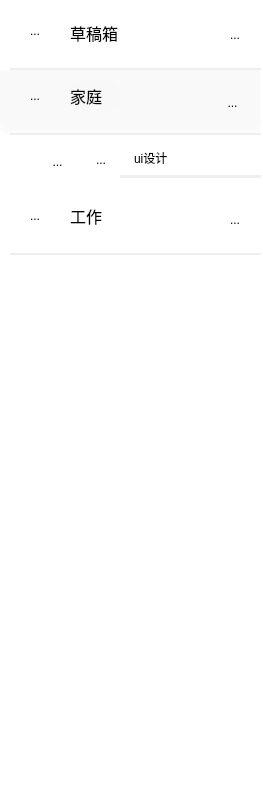
       <widget class="QWidget" name="inbox_scrollAreaWidgetContents">
        <property name="geometry">
         <rect>
          <x>0</x>
          <y>0</y>
          <width>263</width>
          <height>800</height>
         </rect>
        </property>
        <property name="styleSheet">
         <string notr="true">background-color: rgb(255, 255, 255);</string>
        </property>
        <widget class="QWidget" name="working_place_family" native="true">
         <property name="geometry">
          <rect>
           <x>0</x>
           <y>65</y>
           <width>261</width>
           <height>70</height>
          </rect>
         </property>
         <property name="styleSheet">
          <string notr="true">background-color: rgba(246, 246, 246, 125);
border-radius:10px</string>
         </property>
         <widget class="QWidget" name="working_place_family_in" native="true">
          <property name="geometry">
           <rect>
            <x>0</x>
            <y>0</y>
            <width>260</width>
            <height>65</height>
           </rect>
          </property>
          <widget class="QToolButton" name="working_place_family_icon">
           <property name="geometry">
            <rect>
             <x>20</x>
             <y>16</y>
             <width>30</width>
             <height>30</height>
            </rect>
           </property>
           <property name="styleSheet">
            <string notr="true">background-color: rgba(255, 255, 255, 0);</string>
           </property>
           <property name="text">
            <string>...</string>
           </property>
           <property name="icon">
            <iconset resource="rsc.qrc">
             <normaloff>:/icon/working_table.png</normaloff>:/icon/working_table.png</iconset>
           </property>
           <property name="iconSize">
            <size>
             <width>30</width>
             <height>30</height>
            </size>
           </property>
           <property name="autoRaise">
            <bool>true</bool>
           </property>
          </widget>
          <widget class="QLabel" name="working_place_family_text">
           <property name="geometry">
            <rect>
             <x>70</x>
             <y>16</y>
             <width>50</width>
             <height>30</height>
            </rect>
           </property>
           <property name="font">
            <font>
             <family>Microsoft YaHei</family>
             <pointsize>12</pointsize>
             <weight>50</weight>
             <italic>false</italic>
             <bold>false</bold>
            </font>
           </property>
           <property name="styleSheet">
            <string notr="true">font: 12pt &quot;Microsoft YaHei&quot;;</string>
           </property>
           <property name="text">
            <string>家庭</string>
           </property>
          </widget>
          <widget class="QToolButton" name="working_place_family_rightarrow">
           <property name="geometry">
            <rect>
             <x>220</x>
             <y>25</y>
             <width>25</width>
             <height>25</height>
            </rect>
           </property>
           <property name="styleSheet">
            <string notr="true">background-color: rgba(255, 255, 255, 0);</string>
           </property>
           <property name="text">
            <string>...</string>
           </property>
           <property name="icon">
            <iconset resource="rsc.qrc">
             <normaloff>:/icon/downArrow_grey.png</normaloff>:/icon/downArrow_grey.png</iconset>
           </property>
           <property name="iconSize">
            <size>
             <width>30</width>
             <height>30</height>
            </size>
           </property>
           <property name="autoRaise">
            <bool>true</bool>
           </property>
          </widget>
         </widget>
         <widget class="Line" name="working_place_family_line">
          <property name="geometry">
           <rect>
            <x>10</x>
            <y>68</y>
            <width>254</width>
            <height>2</height>
           </rect>
          </property>
          <property name="styleSheet">
           <string notr="true">color: rgb(237, 238, 238);
background-color: rgb(237, 238, 238);</string>
          </property>
          <property name="orientation">
           <enum>Qt::Horizontal</enum>
          </property>
         </widget>
        </widget>
        <widget class="QWidget" name="working_place_work" native="true">
         <property name="geometry">
          <rect>
           <x>0</x>
           <y>185</y>
           <width>261</width>
           <height>70</height>
          </rect>
         </property>
         <widget class="QWidget" name="working_place_work_in" native="true">
          <property name="geometry">
           <rect>
            <x>0</x>
            <y>0</y>
            <width>260</width>
            <height>65</height>
           </rect>
          </property>
          <widget class="QToolButton" name="working_place_work_icon">
           <property name="geometry">
            <rect>
             <x>20</x>
             <y>16</y>
             <width>30</width>
             <height>30</height>
            </rect>
           </property>
           <property name="styleSheet">
            <string notr="true">background-color: rgba(255, 255, 255, 0);</string>
           </property>
           <property name="text">
            <string>...</string>
           </property>
           <property name="icon">
            <iconset resource="rsc.qrc">
             <normaloff>:/icon/working_table.png</normaloff>:/icon/working_table.png</iconset>
           </property>
           <property name="iconSize">
            <size>
             <width>30</width>
             <height>30</height>
            </size>
           </property>
           <property name="autoRaise">
            <bool>true</bool>
           </property>
          </widget>
          <widget class="QLabel" name="working_place_work_text">
           <property name="geometry">
            <rect>
             <x>70</x>
             <y>16</y>
             <width>50</width>
             <height>30</height>
            </rect>
           </property>
           <property name="font">
            <font>
             <family>Microsoft YaHei</family>
             <pointsize>12</pointsize>
             <weight>50</weight>
             <italic>false</italic>
             <bold>false</bold>
            </font>
           </property>
           <property name="styleSheet">
            <string notr="true">font: 12pt &quot;Microsoft YaHei&quot;;</string>
           </property>
           <property name="text">
            <string>工作</string>
           </property>
          </widget>
          <widget class="QToolButton" name="working_place_work_rightarrow">
           <property name="geometry">
            <rect>
             <x>220</x>
             <y>20</y>
             <width>30</width>
             <height>30</height>
            </rect>
           </property>
           <property name="styleSheet">
            <string notr="true">background-color: rgba(255, 255, 255, 0);</string>
           </property>
           <property name="text">
            <string>...</string>
           </property>
           <property name="icon">
            <iconset resource="rsc.qrc">
             <normaloff>:/icon/rightArrow_grey.png</normaloff>:/icon/rightArrow_grey.png</iconset>
           </property>
           <property name="iconSize">
            <size>
             <width>30</width>
             <height>30</height>
            </size>
           </property>
           <property name="autoRaise">
            <bool>true</bool>
           </property>
          </widget>
         </widget>
         <widget class="Line" name="working_place_work_line">
          <property name="geometry">
           <rect>
            <x>10</x>
            <y>68</y>
            <width>254</width>
            <height>10</height>
           </rect>
          </property>
          <property name="styleSheet">
           <string notr="true">color: rgb(237, 238, 238);
background-color: rgb(237, 238, 238);</string>
          </property>
          <property name="orientation">
           <enum>Qt::Horizontal</enum>
          </property>
         </widget>
        </widget>
        <widget class="QWidget" name="inbox" native="true">
         <property name="geometry">
          <rect>
           <x>0</x>
           <y>0</y>
           <width>261</width>
           <height>70</height>
          </rect>
         </property>
         <widget class="QWidget" name="inbox_in" native="true">
          <property name="geometry">
           <rect>
            <x>0</x>
            <y>0</y>
            <width>260</width>
            <height>65</height>
           </rect>
          </property>
          <widget class="QToolButton" name="inbox_button">
           <property name="geometry">
            <rect>
             <x>20</x>
             <y>16</y>
             <width>30</width>
             <height>30</height>
            </rect>
           </property>
           <property name="styleSheet">
            <string notr="true">background-color: rgba(255, 255, 255, 0);</string>
           </property>
           <property name="text">
            <string>...</string>
           </property>
           <property name="icon">
            <iconset resource="rsc.qrc">
             <normaloff>:/icon/inbox_off.png</normaloff>:/icon/inbox_off.png</iconset>
           </property>
           <property name="iconSize">
            <size>
             <width>30</width>
             <height>30</height>
            </size>
           </property>
           <property name="autoRaise">
            <bool>true</bool>
           </property>
          </widget>
          <widget class="QLabel" name="inbox_text">
           <property name="geometry">
            <rect>
             <x>70</x>
             <y>16</y>
             <width>75</width>
             <height>33</height>
            </rect>
           </property>
           <property name="font">
            <font>
             <family>Microsoft YaHei</family>
             <pointsize>12</pointsize>
             <weight>50</weight>
             <italic>false</italic>
             <bold>false</bold>
            </font>
           </property>
           <property name="styleSheet">
            <string notr="true">font: 12pt &quot;Microsoft YaHei&quot;;</string>
           </property>
           <property name="text">
            <string>草稿箱</string>
           </property>
          </widget>
          <widget class="QToolButton" name="inbox_rightarrow">
           <property name="geometry">
            <rect>
             <x>220</x>
             <y>20</y>
             <width>30</width>
             <height>30</height>
            </rect>
           </property>
           <property name="styleSheet">
            <string notr="true">background-color: rgba(255, 255, 255, 0);</string>
           </property>
           <property name="text">
            <string>...</string>
           </property>
           <property name="icon">
            <iconset resource="rsc.qrc">
             <normaloff>:/icon/rightArrow_grey.png</normaloff>:/icon/rightArrow_grey.png</iconset>
           </property>
           <property name="iconSize">
            <size>
             <width>30</width>
             <height>30</height>
            </size>
           </property>
           <property name="autoRaise">
            <bool>true</bool>
           </property>
          </widget>
         </widget>
         <widget class="Line" name="inbox_line">
          <property name="geometry">
           <rect>
            <x>10</x>
            <y>68</y>
            <width>254</width>
            <height>10</height>
           </rect>
          </property>
          <property name="styleSheet">
           <string notr="true">color: rgb(237, 238, 238);
background-color: rgb(237, 238, 238);</string>
          </property>
          <property name="orientation">
           <enum>Qt::Horizontal</enum>
          </property>
         </widget>
        </widget>
        <widget class="QWidget" name="todo_bar" native="true">
         <property name="geometry">
          <rect>
           <x>40</x>
           <y>135</y>
           <width>221</width>
           <height>50</height>
          </rect>
         </property>
         <property name="styleSheet">
          <string notr="true">
border-radius:10px</string>
         </property>
         <widget class="QToolButton" name="todo_bar_pushbutton">
          <property name="geometry">
           <rect>
            <x>10</x>
            <y>17</y>
            <width>15</width>
            <height>20</height>
           </rect>
          </property>
          <property name="styleSheet">
           <string notr="true">background-color: rgba(255, 255, 255, 0);</string>
          </property>
          <property name="text">
           <string>...</string>
          </property>
          <property name="icon">
           <iconset resource="rsc.qrc">
            <normaloff>:/icon/push_off.png</normaloff>:/icon/push_off.png</iconset>
          </property>
          <property name="iconSize">
           <size>
            <width>15</width>
            <height>15</height>
           </size>
          </property>
         </widget>
         <widget class="QToolButton" name="todo_bar_pane_off">
          <property name="geometry">
           <rect>
            <x>40</x>
            <y>4</y>
            <width>42</width>
            <height>42</height>
           </rect>
          </property>
          <property name="styleSheet">
           <string notr="true">background-color: rgba(255, 255, 255, 0);</string>
          </property>
          <property name="text">
           <string>...</string>
          </property>
          <property name="icon">
           <iconset resource="rsc.qrc">
            <normaloff>:/icon/pane_off.png</normaloff>:/icon/pane_off.png</iconset>
          </property>
          <property name="iconSize">
           <size>
            <width>42</width>
            <height>42</height>
           </size>
          </property>
          <property name="autoRaise">
           <bool>true</bool>
          </property>
         </widget>
         <widget class="QPlainTextEdit" name="todo_bar_plainTextEdit">
          <property name="geometry">
           <rect>
            <x>90</x>
            <y>10</y>
            <width>510</width>
            <height>30</height>
           </rect>
          </property>
          <property name="styleSheet">
           <string notr="true">background-color: rgba(255, 255, 255, 0);
font: 12pt &quot;Microsoft YaHei&quot;;</string>
          </property>
          <property name="verticalScrollBarPolicy">
           <enum>Qt::ScrollBarAlwaysOff</enum>
          </property>
          <property name="plainText">
           <string>ui设计</string>
          </property>
         </widget>
         <widget class="Line" name="todo_bar_line">
          <property name="geometry">
           <rect>
            <x>80</x>
            <y>40</y>
            <width>141</width>
            <height>3</height>
           </rect>
          </property>
          <property name="styleSheet">
           <string notr="true">color: rgb(237, 238, 238);
background-color: rgb(237, 238, 238);</string>
          </property>
          <property name="orientation">
           <enum>Qt::Horizontal</enum>
          </property>
         </widget>
        </widget>
       </widget>
